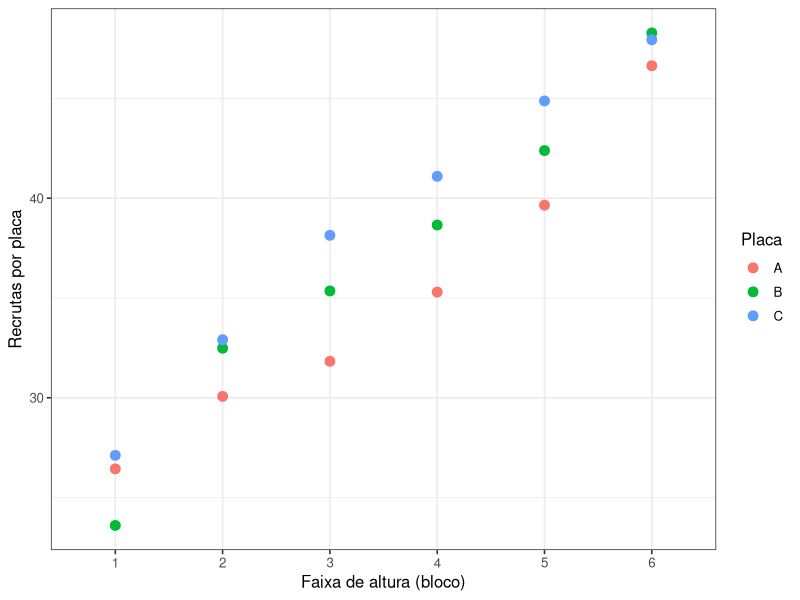

This chart was generated by the following R code:
## ---- chunk 1
library(tidyverse)
theme_set(theme_bw(base_size = 12))
## ---- chunk 2
gradiente <- 4      # recrutas a mais por faixa de altura
efeito_B <- 2.5     # quanto a placa B rende a mais que a A
efeito_C <- 5       # quanto a placa C rende a mais que a A
ruido <- 1.2        # variação que sobra, dentro de uma faixa
n_blocos <- 6

experimento <- tibble(
  bloco = rep(1:n_blocos, each = 3),
  placa = rep(c("A", "B", "C"), times = n_blocos)
) |>
  mutate(
    media_esperada = 20 + gradiente * bloco +
      if_else(placa == "B", efeito_B, 0) +
      if_else(placa == "C", efeito_C, 0),
    recrutas = media_esperada + rnorm(n(), mean = 0, sd = ruido)
  )

experimento
## ---- chunk 3
#| label: fig-blocos-gradiente
#| fig-cap: "Recrutamento nas seis faixas de altura. Dentro de cada faixa estão as três placas."
#| fig-height: 3.4

ggplot(experimento, aes(x = factor(bloco), y = recrutas, colour = placa)) +
  geom_point(size = 3) +
  labs(x = "Faixa de altura (bloco)", y = "Recrutas por placa", colour = "Placa")
## ---- chunk 4
sem_bloco <- aov(recrutas ~ placa, data = experimento)

summary(sem_bloco)
## ---- chunk 5
#| echo: false
com_bloco <- aov(recrutas ~ placa + factor(bloco), data = experimento)
## ---- chunk 6
summary(com_bloco)
